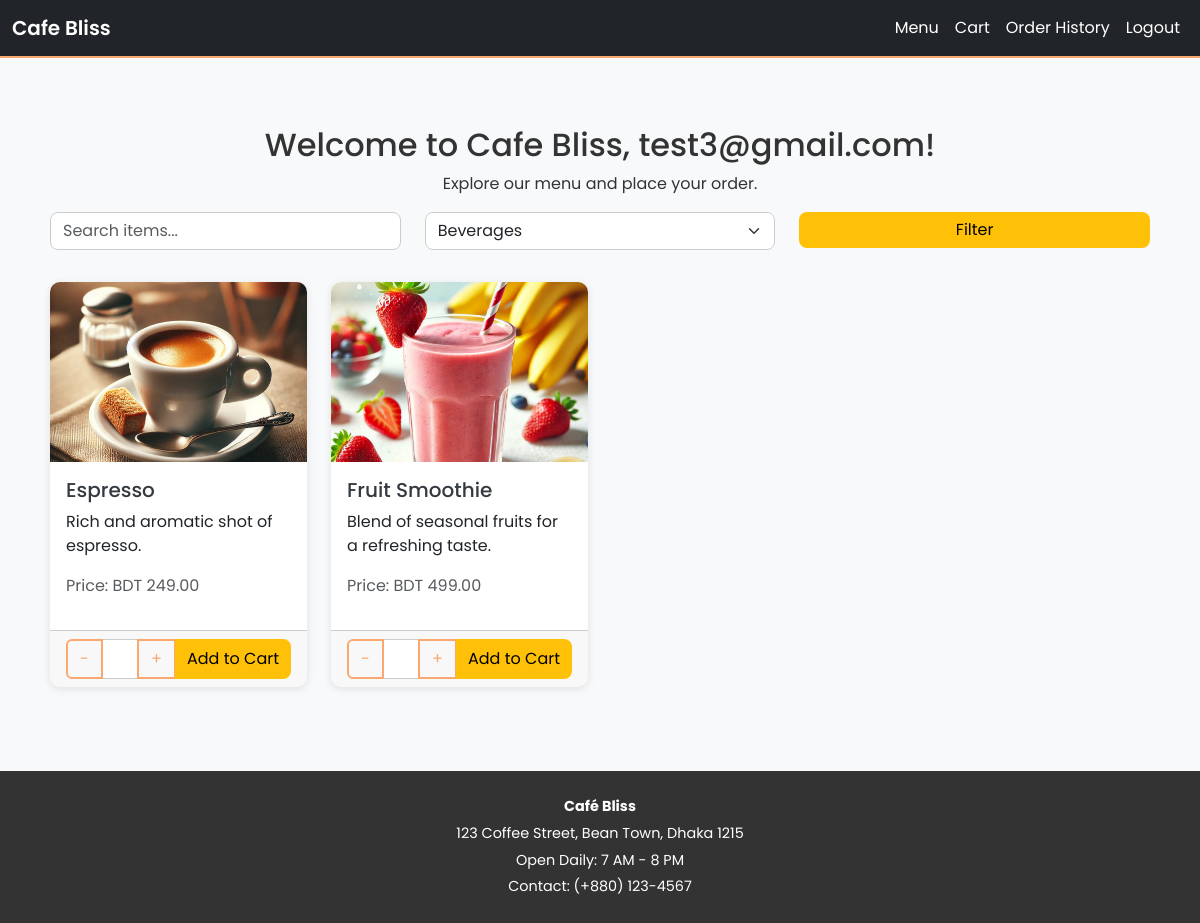
/dashboard.php?category=3 (signed in), run on the app's committed database.
### tables this page shows
CREATE TABLE `menu_items` (
  `item_id` int(11) NOT NULL,
  `category_id` int(11) NOT NULL,
  `item_name` varchar(100) NOT NULL,
  `description` text NOT NULL,
  `price` decimal(10,2) NOT NULL,
  `availability_status` tinyint(1) NOT NULL DEFAULT 1,
  `stock_quantity` int(11) NOT NULL DEFAULT 0,
  `created_at` timestamp NOT NULL DEFAULT current_timestamp(),
  `image_path` varchar(255) NOT NULL
);

### html/dashboard.php (the view, shortened to what this page needs)
<?php
require '../php/db_connect.php';
$email = $_SESSION['email'];
$categories = [];
$cat_result = $conn->query("SELECT category_id, category_name FROM categories");
if ($cat_result->num_rows > 0) {
    while ($cat_row = $cat_result->fetch_assoc()) {
        $categories[] = $cat_row;
    }
}
$search = isset($_GET['search']) ? trim($_GET['search']) : '';
$category_id = isset($_GET['category']) && $_GET['category'] !== '' ? (int)$_GET['category'] : null;
$sql = "SELECT * FROM menu_items WHERE 1=1";
$params = [];
$types = '';
if (!empty($category_id)) {
    $sql .= " AND category_id = ?";
    $params[] = $category_id;
    $types .= 'i';
}
$stmt = $conn->prepare($sql);
if (!empty($params)) {
    $stmt->bind_param($types, ...$params);
}
$stmt->execute();
$result = $stmt->get_result();
$menu_items = [];
while ($row = $result->fetch_assoc()) {
    $menu_items[] = $row;
}
?>
<!DOCTYPE html>
<html lang="en">
<head>
    <link rel="stylesheet" href="../bootstrap-5.3.3-dist/css/bootstrap.min.css">
    <link rel="stylesheet" href="../css/global.css">
    <link rel="stylesheet" href="../css/dashboard.css">
</head>
<body>
    <?php include 'navbar.php'; ?>
    <div class="container mt-5">
        <h2 class="text-center">Welcome to Cafe Bliss, <?php echo htmlspecialchars($email); ?>!</h2>
        <p class="text-center">Explore our menu and place your order.</p>
        <form class="row mb-4" method="GET" action="dashboard.php">
            <div class="col-md-4 mb-2">
                <input type="text" name="search" class="form-control" placeholder="Search items..." value="<?php echo htmlspecialchars($search); ?>">
            </div>
            <div class="col-md-4 mb-2">
                <select name="category" class="form-select">
                    <?php foreach ($categories as $cat): ?>
                        <option value="<?php echo $cat['category_id']; ?>" <?php echo ($category_id == $cat['category_id'])?'selected':''; ?>>
                            <?php echo htmlspecialchars($cat['category_name']); ?>
                        </option>
                    <?php endforeach; ?>
                </select>
            </div>
            <div class="col-md-4 mb-2">
                <button type="submit" class="btn btn-primary w-100">Filter</button>
            </div>
        </form>
        <div class="row">
            <?php if (empty($menu_items)): ?>
                <div class="alert alert-info text-center">No menu items found matching your criteria.</div>
            <?php else: ?>
                <?php foreach ($menu_items as $item): ?>
                    <div class="col-md-3 mb-4">
                        <div class="card h-100">
                            <img src="../images/<?php echo htmlspecialchars($item['image_path']); ?>" class="card-img-top" alt="<?php echo htmlspecialchars($item['item_name']); ?>">
                            <div class="card-body d-flex flex-column">
                                <h5 class="card-title"><?php echo htmlspecialchars($item['item_name']); ?></h5>
                                <p class="card-text"><?php echo htmlspecialchars($item['description']); ?></p>
                                <p class="text-muted mt-auto">Price: BDT <?php echo htmlspecialchars($item['price']); ?></p>
                            </div>
                            <div class="card-footer">
                                <form action="../php/add_to_cart.php" method="POST">
                                    <div class="input-group">
                                        <button type="button" class="btn btn-outline-secondary minus-btn">-</button>
                                        <input type="number" name="quantity" class="form-control quantity-field" value="1" min="1" max="10">
                                        <button type="button" class="btn btn-outline-secondary plus-btn">+</button>
                                        <button type="submit" class="btn btn-primary">Add to Cart</button>
                                    </div>
                                </form>
                            </div>
                        </div>
                    </div>
                <?php endforeach; ?>
            <?php endif; ?>
        </div>
    </div>
    <div class="footer">
    <p><strong>Café Bliss</strong></p>
    <p>123 Coffee Street, Bean Town, Dhaka 1215</p>
    <p>Open Daily: 7 AM - 8 PM</p>
    <p>Contact: (+880) 123-4567</p>
</div>
</body>
</html>

### css/global.css (style rules this page uses)
:root { --primary-color: #F9A870; --primary-hover: #f38b5d; --bg-color: #F5F5F5; --text-color: #333; --border-radius: 8px; --transition-speed: 0.3s; --box-shadow: 0 2px 8px rgba(0,0,0,0.1); }
body { font-family: 'Poppins', sans-serif; background-color: var(--bg-color); color: var(--text-color); margin: 0; padding: 0; }
.container { padding: 20px; }
h1, h2, h3, h4, h5 { color: var(--text-color); font-weight: 500; }
.btn-primary { background-color: var(--primary-color); border: none; border-radius: var(--border-radius); color: #fff; transition: background-color var(--transition-speed), transform var(--transition-speed); }
.btn-outline-secondary { border: 2px solid var(--primary-color); color: var(--primary-color); background-color: transparent; }
.form-control, .form-select { border: 1px solid #ccc; border-radius: var(--border-radius); transition: border-color var(--transition-speed); }
.card { border: none; border-radius: var(--border-radius); box-shadow: var(--box-shadow); background-color: #fff; transition: transform var(--transition-speed); }
.footer { background-color: var(--text-color); color: #fff; padding: 20px; text-align: center; font-size: 0.9em; margin-top: 40px; }
.footer p { margin: 5px 0; }
.fade-in { opacity: 0; animation: fadeInAnim var(--transition-speed) forwards; }
.minus-btn, .plus-btn { transition: background-color var(--transition-speed), transform var(--transition-speed); }

### css/dashboard.css (style rules this page uses)
body { background-color: #f8f9fa; }
.card { border: none; border-radius: 10px; overflow: hidden; transition: transform 0.2s; }
.card-img-top { height: 180px; object-fit: cover; }
.card-title { color: #343a40; }
.btn-primary { background-color: #ffc107; border: none; color: #000; }

### data on the page
menu_items: image_path (picture), item_name "Espresso", description "Rich and aromatic shot of espresso.", price "249.00"
menu_items: image_path (picture), item_name "Fruit Smoothie", description "Blend of seasonal fruits for a refreshing taste.", price "499.00"

### other printed values
$email "test3@gmail.com"
form field category "Beverages"
